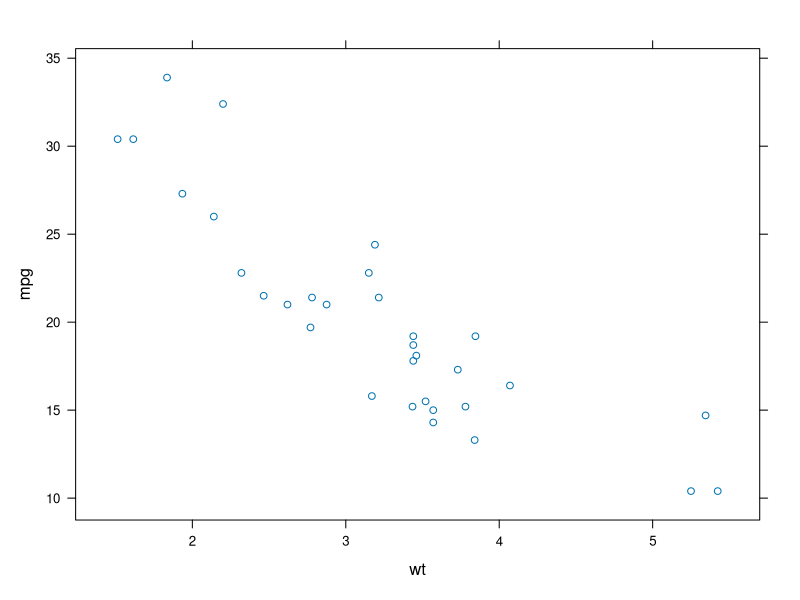
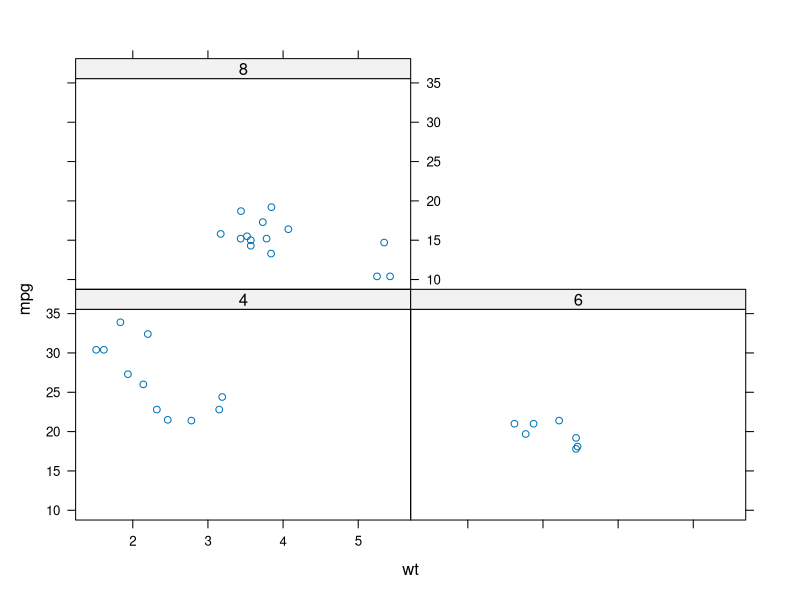

Reproduce these figures in R, in order.
## ---- chunk 1
# Defining document chunks options
knitr::opts_chunk$set(echo = TRUE,cache=TRUE,message=FALSE,warning=FALSE)

# Loading required libraries
library(rmarkdown)
library(lubridate)
## ---- chunk 2
library(datasets)
library(lattice)

# Scatter plot example.
xyplot(x = mpg ~ wt, data = mtcars)
## ---- chunk 3
# Scatter plot example with facets.
xyplot(x = mpg ~ wt | factor(cyl), data = mtcars)
